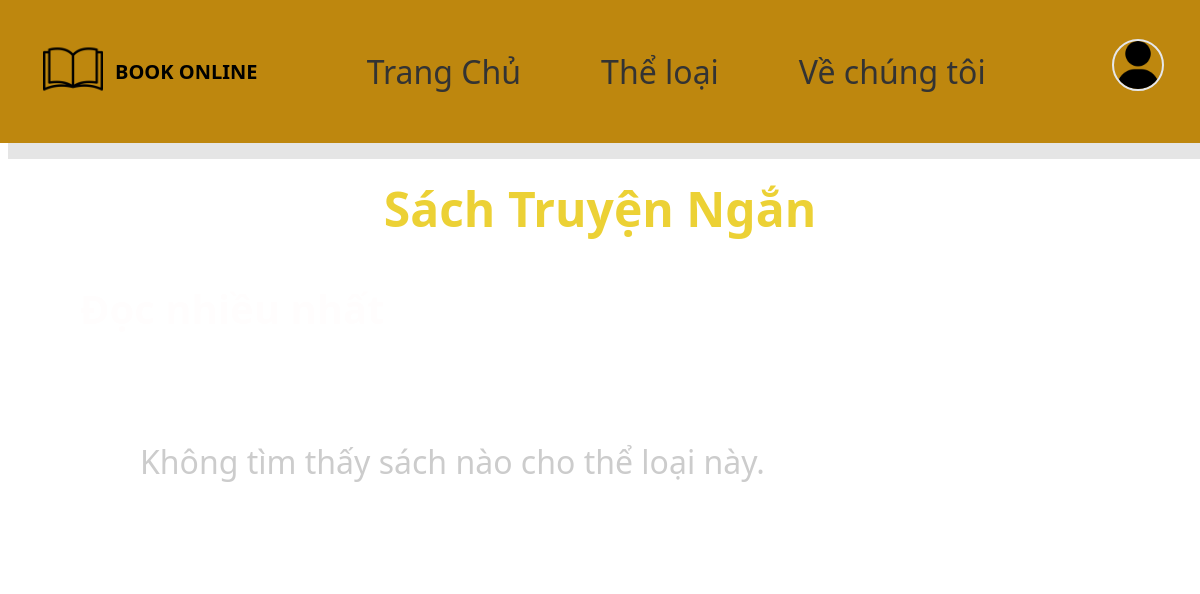
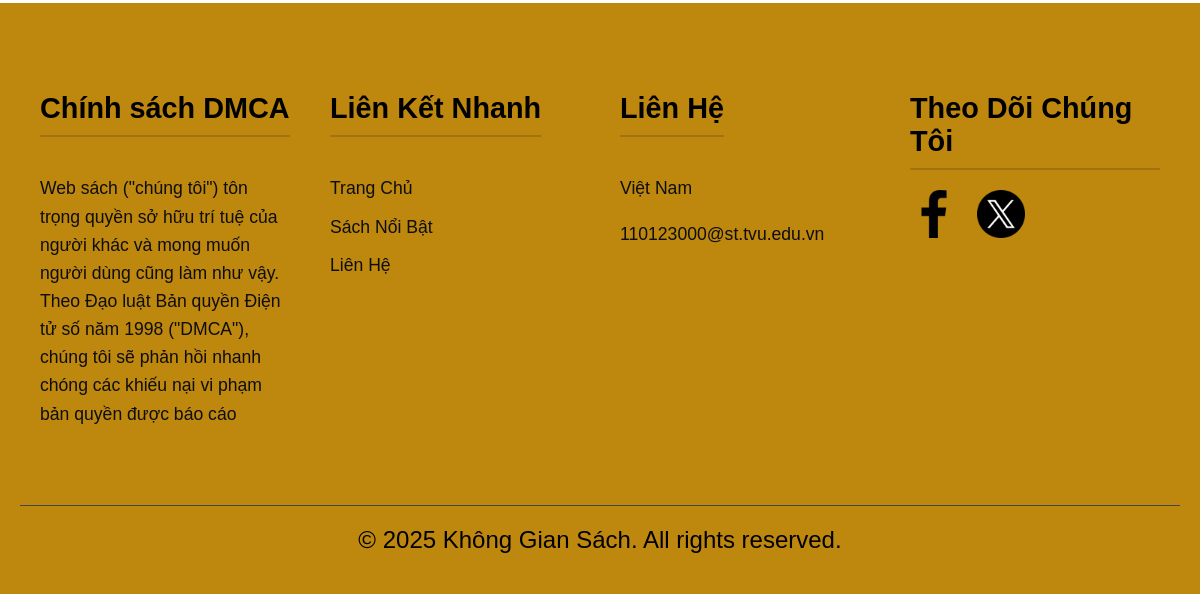
The page /Pages/genre.php?title=truyenngan on the database as committed earlier (2 pictures, top to bottom).
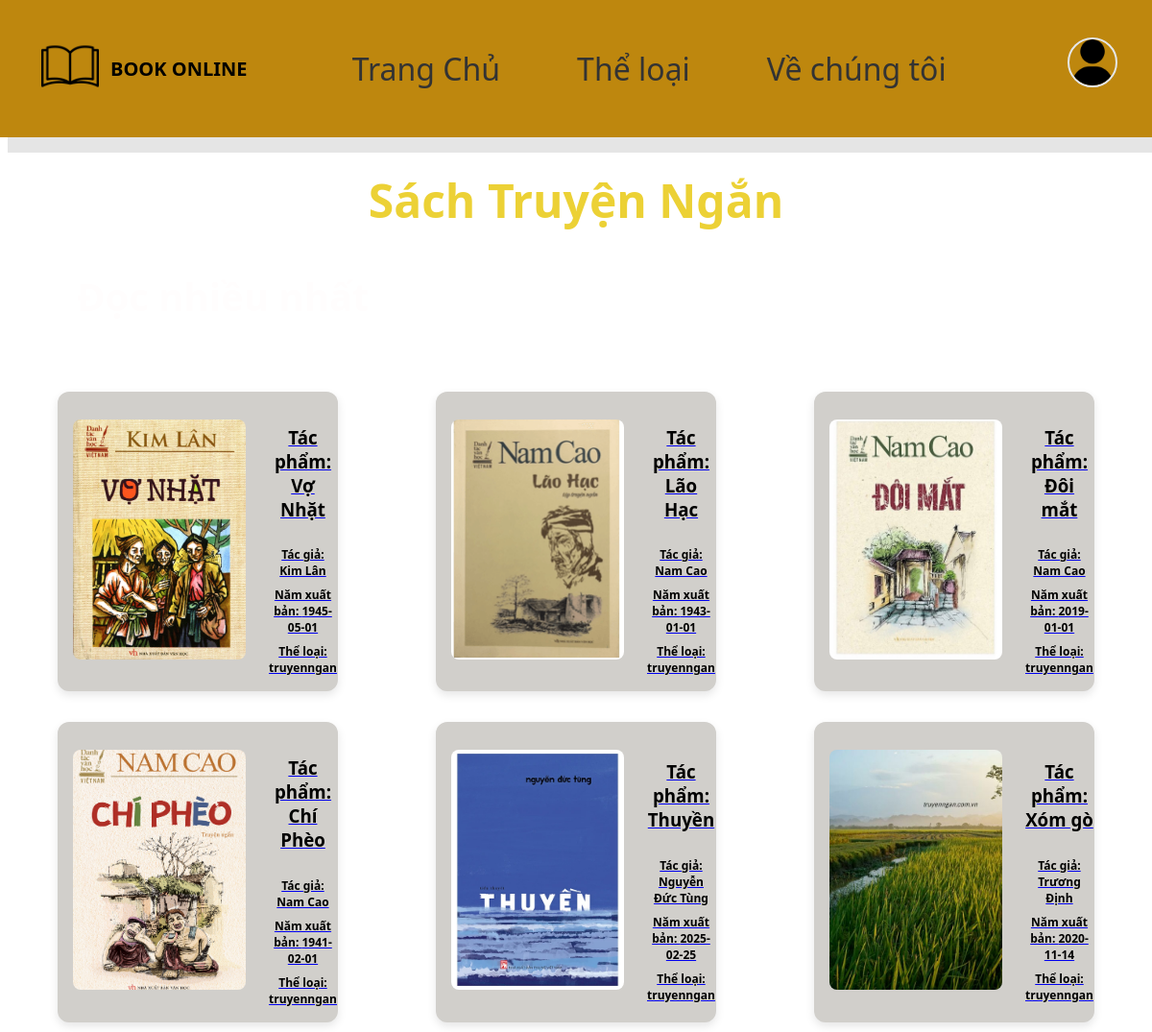
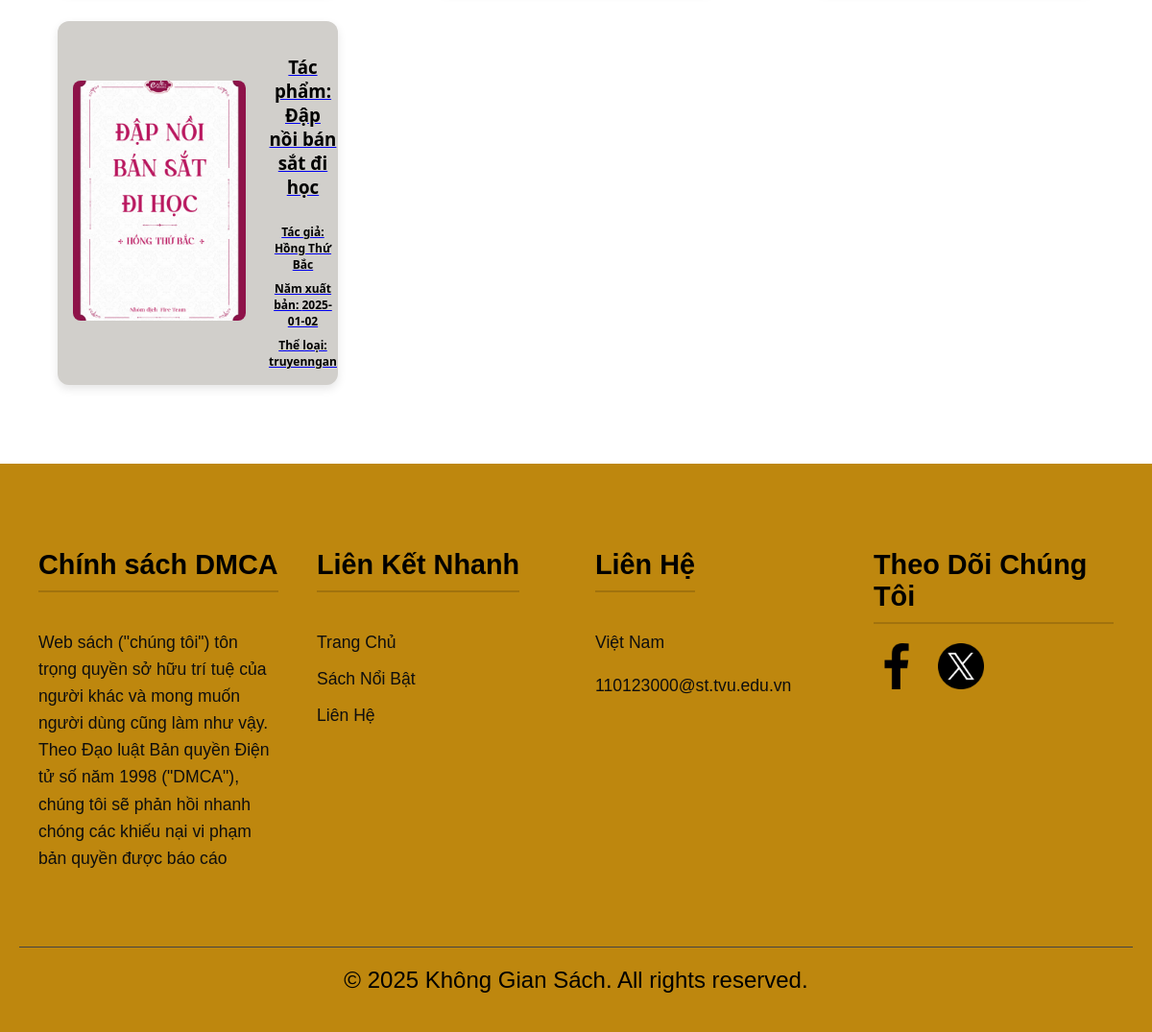
The same page on the database as committed later (2 pictures, top to bottom).
### tables this page shows
CREATE TABLE books (
            id INTEGER PRIMARY KEY AUTOINCREMENT,
            title TEXT NOT NULL,
            author TEXT NOT NULL,
            cover_image_url TEXT, -- Vẫn giữ tên cột này nhưng sẽ lưu đường dẫn tệp
            summary TEXT,
            published_date TEXT,
            read_link TEXT UNIQUE
        , genre TEXT);

### Pages/genre.php (the view, shortened to what this page needs)
<!DOCTYPE html>
<html lang="en">
<head>
  <link rel="stylesheet" href="https://cdnjs.cloudflare.com/ajax/libs/font-awesome/6.5.2/css/all.min.css">
 <link rel="stylesheet" href="../../css/The_loai.css">
</head>
 <header><?php include '../Elements/header.php'; ?></header>
<body style="padding-top: 2rem;">
 <?php  require_once '../Elements/connect.php';
    $pdo = connect_db();
    $genre_param = isset($_GET['title']) ? $_GET['title'] : '';
    $display_title = 'Thể Loại Sách';
    $genre_mapping = [
        'ngontinh' => ['Sách Ngôn Tình', 'Ngôn Tình'],
        'tieuthuyet' => ['Sách Tiểu Thuyết', 'Tiểu Thuyết'],
        'kinhdi' => ['Sách Kinh Dị', 'Kinh Dị'],
        'hdpl' => ['Sách Hành Động & Phiêu Lưu', 'Hành Động,Phiêu Lưu'],
        'truyen3d' => ['Sách Truyện 3D', 'Truyện 3D'],
        'truyenngan' => ['Sách Truyện Ngắn', 'Truyện Ngắn'],
        'lichsu' => ['Sách Lịch Sử', 'Lịch Sử'],
        'tamly' => ['Sách Tâm Lý', 'Tâm Lý'],
        'cotich' => ['Sách Cổ Tích', 'Cổ Tích'],
    ];
    if (isset($genre_mapping[$genre_param])) {
        $display_title = $genre_mapping[$genre_param][0];
    }
    ?>
    <h1 class="tieude"><?php echo $display_title; ?></h1>
<p style="font-size: 2.5rem; margin-left: 5rem; font-weight: bold; color: #fffdfd;">Đọc nhiều nhất</p>
 <div class="featured-books">
        <?php
        $books = [];
        if (!empty($genre_param)) {
            $stmt = $pdo->prepare("SELECT * FROM books WHERE genre LIKE :genre_pattern ORDER BY id DESC LIMIT 8");
            $stmt->bindValue(':genre_pattern', '%' . $genre_param . '%');
            $stmt->execute();
            $books = $stmt->fetchAll();
        }
        if (count($books) > 0) {
            foreach ($books as $book) {
                ?>
                <div class="book-item">
                    <a href="../Pages/Read.php?id=<?php echo htmlspecialchars($book['id']); ?>">
                                <?php if (!empty($book['cover_image_url'])): ?>
                          <img src="../Admin/<?php echo htmlspecialchars($book['cover_image_url']); ?>" alt="Ảnh bìa" >
                            <?php else: ?>
                                            <img src="https://placehold.co/64x80/cccccc/333333?text=Không+Ảnh" alt="Không Ảnh" title="Không Ảnh Bìa">
                                        <?php endif; ?>
                    </a>
                    <a href="../Pages/Read.php?id=<?php echo htmlspecialchars($book['id']); ?>">
                        <div class="book-info" style="text-decoration: none; color: #000;">
                            <h3 style="color:black">Tác phẩm: <?php echo htmlspecialchars($book['title']); ?></h3>
                            <div class="book-title">Tác giả: <?php echo htmlspecialchars($book['author']); ?></div>
                            <div class="book-title">Năm xuất bản: <?php echo htmlspecialchars($book['published_date']); ?></div>
                            <div class="book-title">Thể loại: <?php echo htmlspecialchars($book['genre']); ?></div>
                            </div>
                    </a>
                </div>
                <?php
            }
        } else {
            echo "<p style='font-size: 2rem; margin-left: 5rem; color: #ccc;'>Không tìm thấy sách nào cho thể loại này.</p>";
        }
        ?>
</div>
</body>
<footer><?php include '../Elements/footer.html'; ?></footer>
</html>

### Elements/header.php (shortened to what this page needs)
 <link rel="stylesheet" href="https://cdnjs.cloudflare.com/ajax/libs/font-awesome/6.5.2/css/all.min.css">
    <link rel="stylesheet" href="../css/header.css">
<table cellpadding="5">
    <tr>
        <td>
            <img src="../images/logo/book.png" alt="" width="60">
        </td>
        <td>
            <a href="#" class="logo"
                style="font-size: 20px; font-weight: bold; text-decoration: none; color: black;">BOOK
                ONLINE</a>
        </td>
    </tr>
</table>
<div class="menu">
    <a href="../Pages/index.php">Trang Chủ</a>
    <div class="dropdown">
        <a href="#">Thể loại</a>
    </div>
    <a href="../Pages/aboutus.php">Về chúng tôi</a>
</div>
<div class="icons">
            <a href="../Pages/login.php" class="user">
                <?php if (!empty($_SESSION['profile_picture'])): ?>
                    <img src="../Admin/<?php echo htmlspecialchars($_SESSION['profile_picture']); ?>" alt="Ảnh bìa"
                    >
                    <?php else: ?>
                    <img src="../images/logo/user.png" alt="Không Ảnh">
                    <?php endif; ?>
            </a>
    </div>

### css/The_loai.css (style rules this page uses)
.featured-books { display: flex; flex-wrap: wrap; gap: 2rem; justify-content: center; padding: 2rem; row-gap: 5rem; }
.book-item { width: 350px; text-align: center; }
.book-item img { width: 100%; height: 400px; object-fit: cover; border-radius: 10px; }
.book-title { margin-top: 0.5rem; font-size: 1.4rem; color: #333; font-weight: bold; }
footer { background-color: #be870e; padding: 40px 20px; font-family: Arial, sans-serif; margin-top: 50px; }
.footer-content { display: flex; flex-wrap: wrap; justify-content: space-around; max-width: 1200px; margin: 0 auto; }
.footer-section { flex: 1; min-width: 250px; margin: 20px; }
.footer-section h3 { color: #000000; margin-bottom: 20px; font-size: 1.8rem; border-bottom: 2px solid #644604; padding-bottom: 10px; display: inline-block; }
.footer-section p, .footer-section ul { font-size: 1.1rem; line-height: 1.6; color: #0e0e0e; }
.footer-section ul { list-style: none; padding: 0; }
.footer-section ul li { margin-bottom: 10px; }
.footer-section ul li a { color: #0e0e0e; text-decoration: none; transition: color 0.3s ease; }
.footer-section.contact p { margin-bottom: 10px; }
.social-icons a { color: #fff; font-size: 1.8rem; margin-right: 15px; transition: color 0.3s ease; }
.footer-bottom { text-align: center; margin-top: 40px; padding-top: 20px; border-top: 1px solid #444; font-size: 1.5rem; color: #000000; }
.tieude { text-align: center; font-size: 3rem; margin-top: 9rem; color: #ecd135; font-weight: bold; }
.featured-books { display: flex; flex-wrap: wrap; justify-content: space-between; gap: 2rem; padding: 2rem 5%; }
.book-item { display: flex; align-items: center; background: #d1cfcb; border-radius: 12px; padding: 1rem; box-shadow: 0 4px 10px rgba(0, 0, 0, 0.1); width: calc(30% - 2rem); min-height: 100px; gap: 1.5rem; box-sizing: border-box; }
.book-item img { width: 180px; height: 250px; object-fit: cover; border-radius: 8px; flex-shrink: 0; }
.book-info { display: flex; flex-direction: column; justify-content: center; }
.book-title { font-size: 12px; color: #000000; }
body { margin: 0; font-family: 'Segoe UI', Tahoma, Geneva, Verdana, sans-serif; background: #ffffff; }

### css/header.css (style rules this page uses)
header { position: absolute; top: 0; left: 0; right: 0; background: #be870e; padding: 2rem 3%; display: flex; align-items: center; justify-content: space-between; z-index: 1000; box-shadow: 0.5rem 1rem rgba(0, 0, 0, 0.1); }
header .logo { font-size: 2rem; color: #333; font-weight: bold; }
.menu { display: flex; align-items: center; gap: 2rem; position: relative; }
.menu a { font-size: 2rem; color: #333; padding: 0 1.5rem; text-decoration: none !important; }
.icons a { font-size: 3rem; color: #333; margin-left: 1.5rem; }
.user img { width: 3rem; }
.dropdown { position: relative; }
.icons { position: relative; display: inline-block; }
.user img { width: 3rem; height: 3rem; border-radius: 50%; object-fit: cover; border: 2px solid #e5e7eb; }

### css/footer.css (style rules this page uses)
footer { background-color: #be870e; padding: 40px 20px; font-family: Arial, sans-serif; margin-top: 50px; }
.footer-content { display: flex; flex-wrap: wrap; justify-content: space-around; max-width: 1200px; margin: 0 auto; }
.footer-section { flex: 1; min-width: 250px; margin: 20px; }
.footer-section h3 { color: #000000; margin-bottom: 20px; font-size: 1.8rem; border-bottom: 2px solid #a1720d; padding-bottom: 10px; display: inline-block; }
.footer-section p, .footer-section ul { font-size: 1.1rem; line-height: 1.6; color: #0e0e0e; }
.footer-section ul { list-style: none; padding: 0; }
.footer-section ul li { margin-bottom: 10px; }
.footer-section ul li a { color: #0e0e0e; text-decoration: none; transition: color 0.3s ease; }
.footer-section.contact p { margin-bottom: 10px; }
.social-icons a { color: #fff; font-size: 1.8rem; margin-right: 15px; transition: color 0.3s ease; }
.footer-bottom { text-align: center; margin-top: 40px; padding-top: 20px; border-top: 1px solid #444; font-size: 1.5rem; color: #000000; }
.social-icons a img { width: 3rem; }

Rows that differ between the two databases and show on the page:
added books: cover_image_url (picture), title "Vợ Nhặt", author "Kim Lân", published_date "1945-05-01", genre "truyenngan"
added books: cover_image_url (picture), title "Lão Hạc", author "Nam Cao", published_date "1943-01-01", genre "truyenngan"
added books: cover_image_url (picture), title "Đôi mắt", author "Nam Cao", published_date "2019-01-01", genre "truyenngan"
added books: cover_image_url (picture), title "Chí Phèo", author "Nam Cao", published_date "1941-02-01", genre "truyenngan"
added books: cover_image_url (picture), title "Thuyền", author "Nguyễn Đức Tùng", published_date "2025-02-25", genre "truyenngan"
added books: cover_image_url (picture), title "Xóm gò", author "Trương Định", published_date "2020-11-14", genre "truyenngan"
added books: cover_image_url (picture), title "Đập nồi bán sắt đi học", author "Hồng Thứ Bắc", published_date "2025-01-02", genre "truyenngan"
Other text that changed with them:
text no longer shown: "Không tìm thấy sách nào cho thể loại này."
